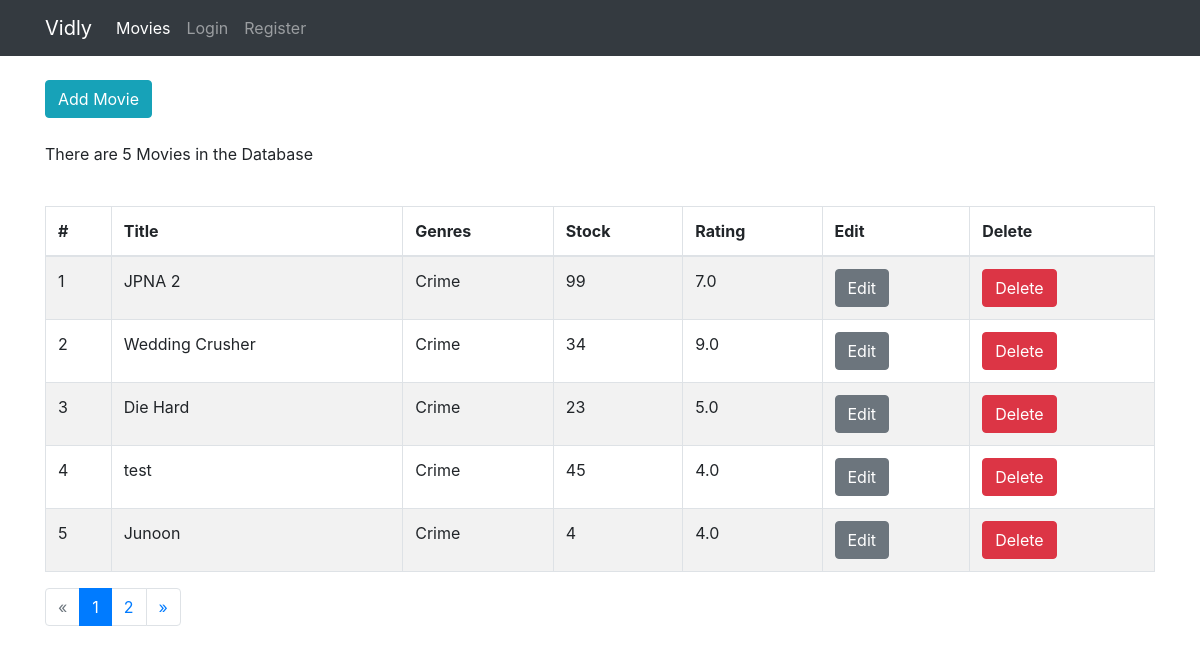
The page / on the database its author committed.
### movies/models.py (models this page shows, shortened)
class Movies(models.Model):
    title = models.CharField(max_length=60)
    genre = models.ForeignKey(Genres, on_delete=models.CASCADE)
    numberInStock = models.IntegerField()
    dailyRentalRate = models.FloatField()

class Genres(models.Model):
    name = models.CharField(max_length=60)
    def __str__(self):
        return self.name

### movies/views.py (the view)
# urls.py: path('',homePage,name="movies"),
def homePage(request):
    movies =  Movies.objects.all()
    paginator = Paginator(movies, 5)
    page = request.GET.get('page')
    context = {
        'movies' : paginator.get_page(page)
    }
    return render(request,"home.html",context)

### movies/templates/home.html
{% extends 'base.html' %} {% block content %}
<div>
        <a class="btn btn-info" href="{% url 'addMovie' %}" >Add Movie</a>
</div>
<br />
<p>There are {{ movies|length }} Movies in the Database</p>
<br />
<table class="table table-striped table-bordered">
    <thead>
        <tr>
            <th>#</th>
            <th>Title</th>
            <th>Genres</th>
            <th>Stock</th>
            <th>Rating</th>
            <th>Edit</th>
            <th>Delete</th>
        </tr>
    </thead>
    <tbody>
        {% for movie in movies %}
        <tr>
            <td> {{ forloop.counter }} </td>
            <td>{{ movie.title }}</td>
            <td>{{ movie.genre }}</td>
            <td>{{ movie.numberInStock }}</td>
            <td>{{ movie.dailyRentalRate }}</td>
            <td><a href="{% url 'editMovie' movie.id %}" class="btn btn-secondary"  >Edit</a></td>
            <td><a href="{% url 'deleteMovie' movie.id %}" class="btn btn-danger"  >Delete</a></td>
        </tr>
        {% endfor %}
    </tbody>
</table>
<nav aria-label="Page navigation example">
        {% if movies.has_other_pages %}
        <ul class="pagination">
          {% if movies.has_previous %}
            <li class="page-item" ><a class="page-link" href="?page={{ movies.previous_page_number }}">&laquo;</a></li>
          {% else %}
            <li class="page-item disabled"><span class="page-link">&laquo;</span></li>
          {% endif %}
          {% for i in movies.paginator.page_range %}
            {% if movies.number == i %}
              <li class="page-item active"><span class="page-link" >{{ i }} <span class=" sr-only">(current)</span></span></li>
            {% else %}
              <li class="page-item"><a class="page-link" href="?page={{ i }}">{{ i }}</a></li>
            {% endif %}
          {% endfor %}
          {% if movies.has_next %}
            <li class="page-item"><a class="page-link" href="?page={{ movies.next_page_number }}">&raquo;</a></li>
          {% else %}
            <li class="page-item disabled"><span class="page-link" > &raquo;</span></li>
          {% endif %}
        </ul>
      {% endif %}
</nav>
{% endblock %}

### static/css/starter-template.css (style rules this page uses)
body { padding-top: 5rem; }

### rows shown on the page
Movies: title "JPNA 2", genre "Crime", numberInStock "99", dailyRentalRate "7.0"
Movies: title "Wedding Crusher", genre "Crime", numberInStock "34", dailyRentalRate "9.0"
Movies: title "Die Hard", genre "Crime", numberInStock "23", dailyRentalRate "5.0"
Movies: title "test", genre "Crime", numberInStock "45", dailyRentalRate "4.0"
Movies: title "Junoon", genre "Crime", numberInStock "4", dailyRentalRate "4.0"

### other values the page prints
{{ movies|length }} "5"
{{ i }} "1"
{{ i }} "2"
